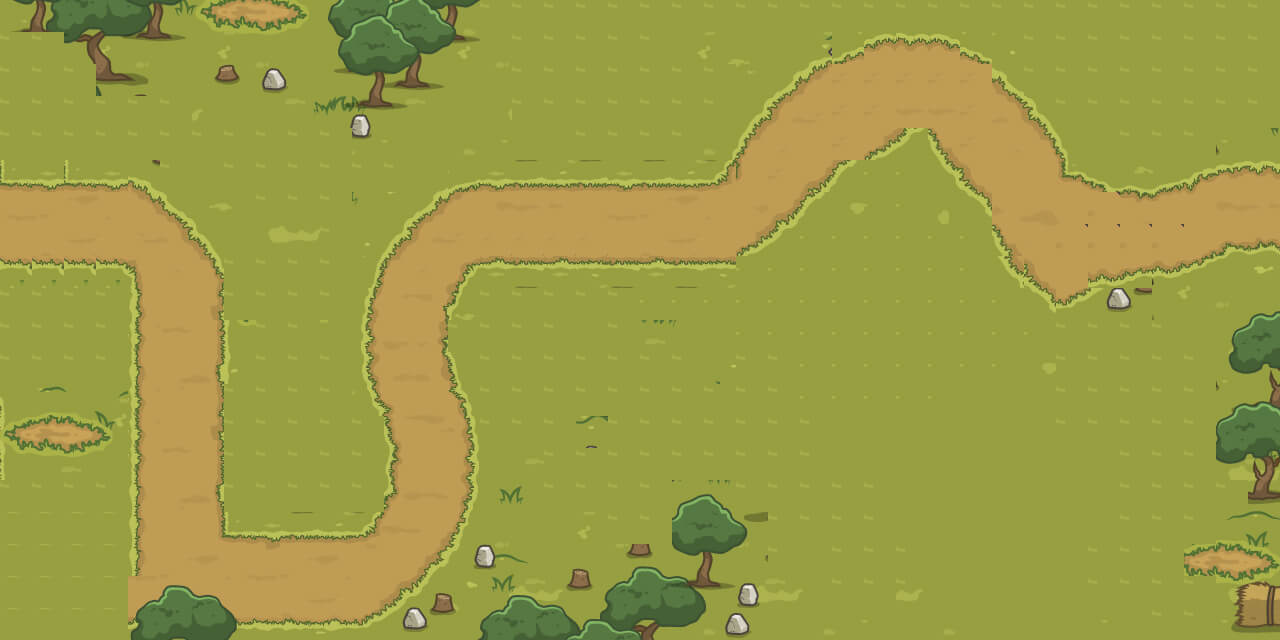

A 2D game scene composited from a Tiled map and its tileset images. What follows is a short description and the map's XML, with every tile layer's data as written:
An orthogonal 40x20 tile map with 32x32 px tiles, 2 tile layers (Tile Layer 1, Tile Layer 2).

<map version="1.2" tiledversion="1.2.4" orientation="orthogonal" renderorder="right-down" width="40" height="20" tilewidth="32" tileheight="32" infinite="0" nextlayerid="3" nextobjectid="1">
 <tileset firstgid="1" source="map5.tsx" />
 <layer id="1" name="Tile Layer 1" width="40" height="20">
  <data encoding="csv">
451,452,453,454,455,456,457,458,459,460,461,462,463,464,465,599,599,599,599,599,599,599,599,599,599,599,599,599,599,599,599,599,599,599,599,599,599,599,599,599,
599,599,498,499,500,501,502,503,504,505,506,507,508,509,510,511,599,599,599,599,599,517,518,519,520,521,3221226320,2147484364,693,716,1073742672,527,599,599,599,599,599,599,599,599,
599,599,599,544,545,546,547,548,549,550,551,552,553,554,555,556,599,599,599,599,599,599,599,564,565,566,780,780,780,780,780,572,599,599,599,599,599,599,599,599,
599,599,599,599,599,599,592,593,594,595,596,597,598,599,600,601,599,599,599,599,599,599,599,609,610,611,780,780,737,737,780,617,618,599,599,599,599,599,599,599,
599,599,599,599,599,599,599,599,599,599,599,642,643,644,645,646,647,648,599,599,599,599,653,654,655,656,780,976,977,2684355536,780,662,663,664,1187,599,599,599,669,670,
1178,1179,1178,1179,599,599,682,599,599,599,599,599,599,689,712,643,643,643,643,643,643,643,698,699,780,932,933,643,643,2684355537,2684355492,707,708,709,710,711,712,713,714,715,
721,722,723,724,725,726,727,728,599,599,599,732,733,734,735,736,737,738,739,740,741,742,743,744,932,933,978,643,643,2684355538,2684355493,752,753,754,746,756,757,758,759,760,
766,767,768,769,770,771,772,773,774,775,599,777,778,779,780,824,824,824,824,785,786,787,788,976,977,643,643,643,643,643,643,2684355536,798,746,746,746,746,803,804,805,
814,814,814,814,815,816,817,599,599,599,599,536871624,823,824,825,643,643,643,643,643,643,643,643,643,643,643,643,643,643,643,643,643,2684355492,1228,1073742517,1073742518,847,848,849,850,
599,599,599,599,860,861,862,599,599,599,599,867,868,869,870,599,599,599,599,599,643,643,643,643,643,643,643,643,643,643,643,643,2684355493,599,599,599,892,893,894,895,
599,599,599,599,905,906,907,908,599,599,911,912,913,914,599,599,599,599,919,599,921,922,923,643,643,643,643,643,643,643,643,643,643,599,599,599,599,938,939,940,
599,599,599,599,950,951,952,953,599,599,599,957,958,959,960,599,599,599,599,599,599,599,968,599,599,643,643,643,643,643,643,643,978,599,599,599,599,599,984,985,
818,819,820,821,905,996,997,599,599,599,599,1002,1003,1004,1005,599,599,599,599,599,599,599,599,599,599,643,643,643,643,643,600,600,600,599,599,599,599,599,1029,1030,
863,864,865,866,905,1041,1042,599,599,599,599,599,1048,1049,1050,599,599,599,1054,599,599,599,599,599,599,599,600,600,600,600,600,600,600,599,599,599,599,599,1074,1075,
908,909,910,911,1085,1086,1087,599,599,599,599,599,1093,1094,1095,1096,1097,599,599,599,599,599,599,599,599,599,600,600,600,600,600,600,600,600,600,599,599,599,1119,1120,
599,599,599,599,1130,1131,1132,599,599,599,599,599,1138,1139,1140,1141,1142,599,599,599,599,1147,1148,599,599,599,599,599,600,600,600,600,600,600,600,599,599,599,599,1165,
1169,1169,1169,1169,1130,1176,1177,1178,1179,1180,1181,1182,1183,1184,1185,1186,1187,1188,1189,599,599,1192,1193,1194,599,599,599,599,600,600,600,600,600,600,600,599,599,599,1209,1210,
1169,1169,1169,1169,1130,1221,1222,1223,1224,1225,1226,1227,1228,1229,1230,1231,1232,1233,1234,1235,1236,1237,1238,1239,599,1241,599,599,599,600,600,600,600,600,599,599,599,1253,1254,1255,
1169,1169,1169,1169,1130,1266,1267,1268,1269,1270,1271,1272,1273,1274,1275,1276,1277,1278,1279,1280,1281,1282,1283,1284,1285,1286,599,599,1289,1290,600,600,600,600,599,599,599,599,1299,1300,
1169,1169,1169,1169,1130,1311,1312,1313,1314,1315,1316,1317,1318,1319,1320,1321,1322,1323,1324,1325,1326,1327,1328,1329,1330,1331,1332,1333,1334,1335,600,600,600,600,1340,1341,599,599,1344,1345
</data>
 </layer>
 <layer id="2" name="Tile Layer 2" width="40" height="20">
  <data encoding="csv">
0,0,0,0,0,0,0,0,0,0,0,0,0,0,0,0,0,0,0,0,0,0,0,0,0,0,0,0,0,0,0,0,0,0,0,0,0,0,0,0,
0,0,0,0,0,0,0,0,0,0,0,0,0,0,0,0,0,0,0,0,0,0,0,0,0,0,0,0,0,0,0,0,0,0,0,0,0,0,0,0,
0,0,0,0,0,0,0,0,0,0,0,0,0,0,0,0,0,0,0,0,0,0,0,0,0,0,0,0,0,0,0,0,0,0,0,0,0,0,0,0,
0,0,0,0,0,0,0,0,0,0,0,0,0,0,0,0,0,0,0,0,0,0,0,0,0,0,0,0,0,0,0,0,0,0,0,0,0,0,0,0,
0,0,0,0,0,0,0,0,0,0,0,0,0,0,0,0,0,0,0,0,0,0,0,0,0,0,0,0,0,0,0,0,0,0,0,0,0,0,0,0,
0,0,0,0,680,0,0,0,0,0,0,0,0,0,0,1179,1180,1181,1180,1179,1180,1181,1182,0,0,0,0,0,0,0,0,0,0,0,0,0,0,0,0,0,
0,0,0,0,0,0,0,0,0,0,0,0,0,0,0,0,0,0,0,0,0,0,0,0,0,0,0,0,0,0,0,0,0,0,0,0,0,0,0,0,
0,0,0,0,0,0,0,0,0,0,0,0,0,0,0,0,0,0,0,0,0,0,0,0,0,0,0,0,0,0,0,0,0,0,0,0,0,0,0,0,
0,0,0,0,0,0,0,0,0,0,0,0,0,0,0,1073743003,1073743004,1073743003,1073743005,1073743004,1073743003,1073743004,1073743005,0,0,0,0,0,0,0,0,3221226244,0,0,0,0,0,0,0,0,
0,0,0,0,0,0,0,0,0,0,0,0,0,0,0,0,0,0,0,0,0,0,0,0,0,0,0,0,0,0,0,0,0,1317,1318,1319,0,0,0,0,
0,0,0,0,0,0,0,0,0,0,0,0,0,0,0,0,0,0,0,0,0,0,0,0,0,0,0,0,0,0,0,0,0,0,0,0,0,0,0,0,
0,0,0,0,0,0,0,0,0,0,0,0,0,0,0,0,0,0,0,0,0,0,0,0,0,0,0,0,0,0,0,0,0,0,0,0,0,0,0,0,
0,0,0,0,0,0,0,0,0,0,0,0,0,0,0,0,0,0,0,0,0,0,0,0,0,0,0,0,0,0,0,0,0,0,0,0,0,0,0,0,
0,0,0,0,0,0,0,0,0,0,0,0,0,0,0,0,0,0,0,0,0,0,0,0,0,0,0,0,0,0,0,0,0,0,0,0,0,0,0,0,
0,0,0,0,0,0,0,0,0,0,0,0,0,0,0,0,0,0,0,0,0,0,0,0,0,0,0,0,0,0,0,0,0,0,0,0,0,0,0,0,
0,0,0,0,0,0,0,0,0,0,0,0,0,0,0,0,0,0,0,0,0,0,0,0,0,0,0,0,0,0,0,0,0,0,0,0,0,0,0,0,
0,0,0,0,0,0,0,0,0,0,0,0,0,0,0,0,0,0,0,0,0,0,0,0,0,0,0,0,0,0,0,0,0,0,0,0,0,0,0,0,
0,0,0,0,0,0,0,0,0,0,0,0,0,0,0,0,0,0,0,0,0,0,0,0,0,0,0,0,0,0,0,0,0,0,0,0,0,0,0,0,
0,0,0,0,1265,0,0,0,0,0,0,0,0,0,0,0,0,0,0,0,0,0,0,0,0,0,0,0,0,0,0,0,0,0,0,0,0,0,0,0,
0,0,0,0,1310,0,0,0,0,0,0,0,0,0,0,0,0,0,0,0,0,0,0,0,0,0,0,0,0,0,0,0,0,0,0,0,0,0,0,0
</data>
 </layer>
</map>
